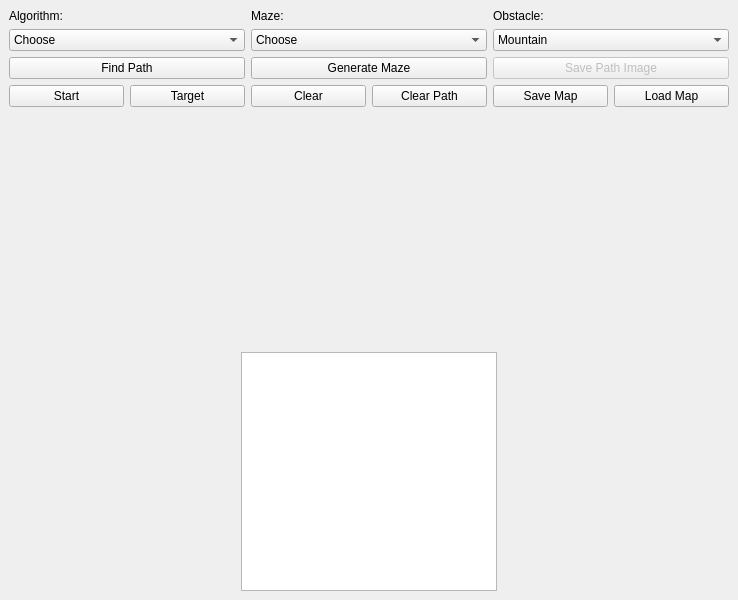
<?xml version="1.0" encoding="UTF-8"?>
<ui version="4.0">
 <class>MainWindow</class>
 <widget class="QMainWindow" name="MainWindow">
  <property name="geometry">
   <rect>
    <x>0</x>
    <y>0</y>
    <width>738</width>
    <height>600</height>
   </rect>
  </property>
  <property name="windowTitle">
   <string>MainWindow</string>
  </property>
  <widget class="QWidget" name="centralwidget">
   <layout class="QVBoxLayout" name="verticalLayout_6">
    <item>
     <layout class="QHBoxLayout" name="horizontalLayout">
      <item>
       <layout class="QVBoxLayout" name="verticalLayout">
        <item>
         <widget class="QLabel" name="label">
          <property name="text">
           <string>Algorithm:</string>
          </property>
         </widget>
        </item>
        <item>
         <widget class="QComboBox" name="cbAlgorithm">
          <item>
           <property name="text">
            <string>Choose</string>
           </property>
          </item>
          <item>
           <property name="text">
            <string>DFS</string>
           </property>
          </item>
          <item>
           <property name="text">
            <string>BFS</string>
           </property>
          </item>
          <item>
           <property name="text">
            <string>Dijkstra</string>
           </property>
          </item>
          <item>
           <property name="text">
            <string>A*</string>
           </property>
          </item>
         </widget>
        </item>
        <item>
         <widget class="QPushButton" name="pbStartAlgorithm">
          <property name="text">
           <string>Find Path</string>
          </property>
         </widget>
        </item>
       </layout>
      </item>
      <item>
       <layout class="QVBoxLayout" name="verticalLayout_2">
        <item>
         <widget class="QLabel" name="label_2">
          <property name="text">
           <string>Maze:</string>
          </property>
         </widget>
        </item>
        <item>
         <widget class="QComboBox" name="cbMaze">
          <item>
           <property name="text">
            <string>Choose</string>
           </property>
          </item>
          <item>
           <property name="text">
            <string>Random</string>
           </property>
          </item>
          <item>
           <property name="text">
            <string>Kruskal</string>
           </property>
          </item>
         </widget>
        </item>
        <item>
         <widget class="QPushButton" name="pbGenMaze">
          <property name="text">
           <string>Generate Maze</string>
          </property>
         </widget>
        </item>
       </layout>
      </item>
      <item>
       <layout class="QVBoxLayout" name="verticalLayout_3">
        <item>
         <widget class="QLabel" name="label_3">
          <property name="text">
           <string>Obstacle:</string>
          </property>
         </widget>
        </item>
        <item>
         <widget class="QComboBox" name="cbObstacle">
          <item>
           <property name="text">
            <string>Mountain</string>
           </property>
          </item>
          <item>
           <property name="text">
            <string>River</string>
           </property>
          </item>
         </widget>
        </item>
        <item>
         <widget class="QPushButton" name="pbScreenShot">
          <property name="enabled">
           <bool>false</bool>
          </property>
          <property name="text">
           <string>Save Path Image</string>
          </property>
         </widget>
        </item>
       </layout>
      </item>
     </layout>
    </item>
    <item>
     <layout class="QHBoxLayout" name="horizontalLayout_2">
      <item>
       <widget class="QPushButton" name="pbStart">
        <property name="text">
         <string>Start</string>
        </property>
       </widget>
      </item>
      <item>
       <widget class="QPushButton" name="pbTarget">
        <property name="text">
         <string>Target</string>
        </property>
       </widget>
      </item>
      <item>
       <widget class="QPushButton" name="pbClear">
        <property name="text">
         <string>Clear</string>
        </property>
       </widget>
      </item>
      <item>
       <widget class="QPushButton" name="pbClearPath">
        <property name="text">
         <string>Clear Path</string>
        </property>
       </widget>
      </item>
      <item>
       <widget class="QPushButton" name="pbSave">
        <property name="text">
         <string>Save Map</string>
        </property>
       </widget>
      </item>
      <item>
       <widget class="QPushButton" name="pbLoad">
        <property name="text">
         <string>Load Map</string>
        </property>
       </widget>
      </item>
     </layout>
    </item>
    <item>
     <spacer name="verticalSpacer">
      <property name="orientation">
       <enum>Qt::Vertical</enum>
      </property>
      <property name="sizeHint" stdset="0">
       <size>
        <width>20</width>
        <height>40</height>
       </size>
      </property>
     </spacer>
    </item>
    <item>
     <layout class="QHBoxLayout" name="horizontalLayout_3">
      <item>
       <spacer name="horizontalSpacer">
        <property name="orientation">
         <enum>Qt::Horizontal</enum>
        </property>
        <property name="sizeHint" stdset="0">
         <size>
          <width>40</width>
          <height>20</height>
         </size>
        </property>
       </spacer>
      </item>
      <item>
       <widget class="QGraphicsView" name="gvCanvas"/>
      </item>
      <item>
       <spacer name="horizontalSpacer_2">
        <property name="orientation">
         <enum>Qt::Horizontal</enum>
        </property>
        <property name="sizeHint" stdset="0">
         <size>
          <width>40</width>
          <height>20</height>
         </size>
        </property>
       </spacer>
      </item>
     </layout>
    </item>
   </layout>
  </widget>
 </widget>
 <resources/>
 <connections/>
</ui>
